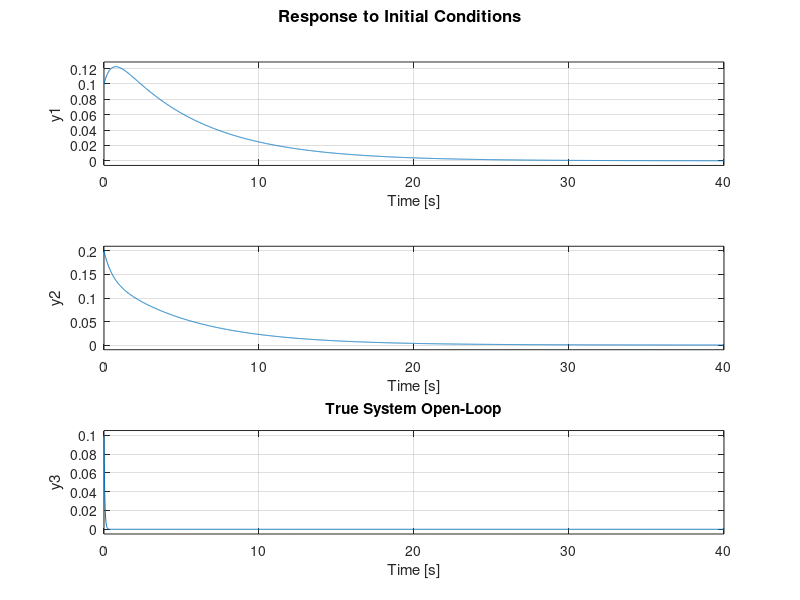
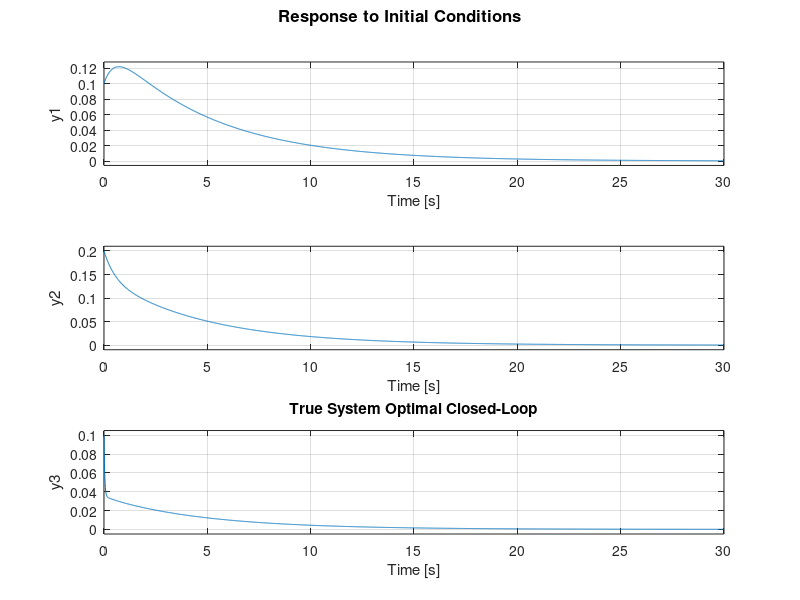

Write the MATLAB code that produced these figures, in order. (Note: this script raises an error after producing the figures.)
clc;
clearvars;
close all;

exp = 2;

%% experiment 1
if exp==1

    % internal dynamics matrix (true, used for simulation)
    A1 = [-0.0665, 11.5,       0,       0;
                0, -2.5,     2.5,       0;
             -9.5,    0, -13.736, -13.736;
              0.6,    0,       0,       0];
    
    % input dynamics matrix
    B = [0; 0; 13.736; 0];
    
    % LQR cost matrices
    Q = eye(4);
    R = 1;
    
    % internal dynamics matrix (estimated, used to derive inital stabilizing control policy
    Anom = [-0.0665,      8,       0,       0;
                  0, -3.663,   3.663,       0;
              -6.86,      0, -13.736, -13.736;
                0.6,      0,       0,       0];
    
    % algorithm inputs
    solve_initial_lqr = true; % use initial stabilizing control input as solution of the LQR with Anom?
    x0 = [0; 0.1; 0; 0]; % initial states 
    T = 0.05; % sampling time (sec)
    tf = 20; % time horizon, over which the system is simulated (sec)
    Nupd = 20; % number of samples to collect before updating the critic weights
    eps = 1e-14; % threshold for algorithm convergence
    
    % pack inputs
    dyn_inputs = {{A1}, B, Q, R, Anom};
    algo_inputs = {solve_initial_lqr, x0, T, tf, Nupd, eps};
    
    % solve ARE with true dynamics
    [Ktrue,Ptrue] = lqr(A1,B,Q,R);
    ol_true = ss(A1, B, eye(4), zeros(4,1)); % open-loop
    cl_true = ss(A1-B*Ktrue, B, eye(4), zeros(4,1)); % closed-loop
    figure; initial(ol_true, x0); title('True System Open-Loop');
    figure; initial(cl_true, x0); title('True System Optimal Closed-Loop');

    % solve ARE with estimated dynamics
    [Knom, Pnom] = lqr(Anom,B,Q,R);
    ol_est = ss(Anom, B, eye(4), zeros(4,1)); % open-loop (estimated)
    cl_est = ss(Anom-B*Knom, B, eye(4), zeros(4,1)); % closed-loop (estimated)
    figure; initial(ol_est, x0); title('Estimated System Open-Loop');
    figure; initial(cl_est, x0); title('Estimated System Optimal Closed-Loop');

    % run IRL algorithm
    [P] = online_linreg(dyn_inputs, algo_inputs);

    % compare IRL and ARE solutions
    disp(Ptrue)
    disp(P)

%% experiment 2
elseif exp==2
    % dynamics-related inputs
    A1 =[-1.01887,    0.90506,   -0.00215;
          0.82225,   -1.07741,   -0.17555;    
                0,          0,      -20.2];
    % N2 = 21;
    % A2 =[   -0.69,    0.90506,   -0.00215;
    %       0.82225,   -1.07741,   -0.17555;    
    %             0,          0,      -20.2];
    B = [0; 0; 20.2];
    Q=eye(3);
    R=1;
    Anom = zeros(3);

    % algorithm inputs
    solve_initial_lqr = false; % use initial stabilizing control input as solution of the LQR with Anom?
    x0 = [0.1; 0.2; 0.1]; % initial states 
    T = 0.05; % sampling time (sec)
    tf = 4; % time horizon, over which the system is simulated (sec)
    Nupd = 6; % number of samples to collect before updating the critic weights
    eps = 1e-5; % threshold for algorithm convergence

    % pack inputs
    dyn_inputs = {{A1}, B, Q, R, Anom};
    algo_inputs = {solve_initial_lqr, x0, T, tf, Nupd, eps};

    % solve ARE with true dynamics
    [Ktrue,Ptrue] = lqr(A1,B,Q,R);
    ol_true = ss(A1, B, eye(3), zeros(3,1)); % open-loop
    cl_true = ss(A1-B*Ktrue, B, eye(3), zeros(3,1)); % closed-loop
    figure; initial(ol_true, x0); title('True System Open-Loop');
    figure; initial(cl_true, x0); title('True System Optimal Closed-Loop');

    % run IRL algorithm
    [P] = online_linreg(dyn_inputs, algo_inputs);

    % compare IRL and ARE solutions
    disp(Ptrue)
    disp(P)

end

